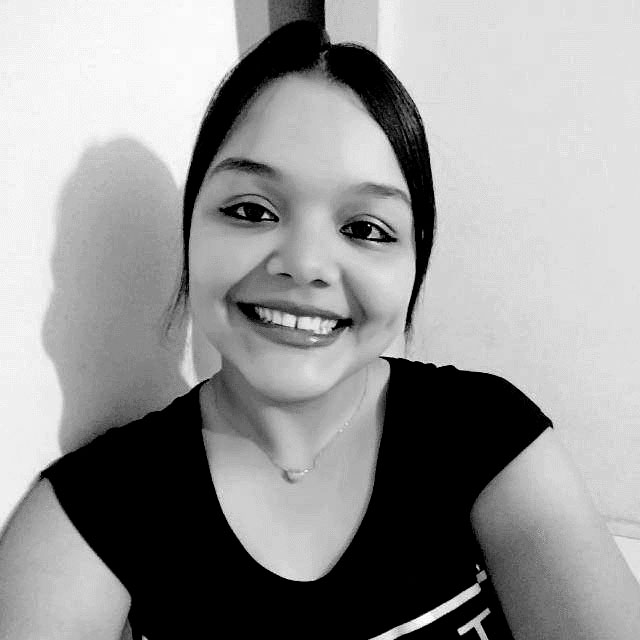
#> input picture img/ingrid.jpg, 640 x 640 px
$ python rotacao.py
#> lines starting #> are read from the running program, lines starting #| are printed output that depends on the picture
import cv2
import numpy as np

img = cv2.imread('img/ingrid.jpg', 0)
#> img is the input picture: shape (640, 640); min 0, max 255, mean 149.8
img90 = np.rot90(img)
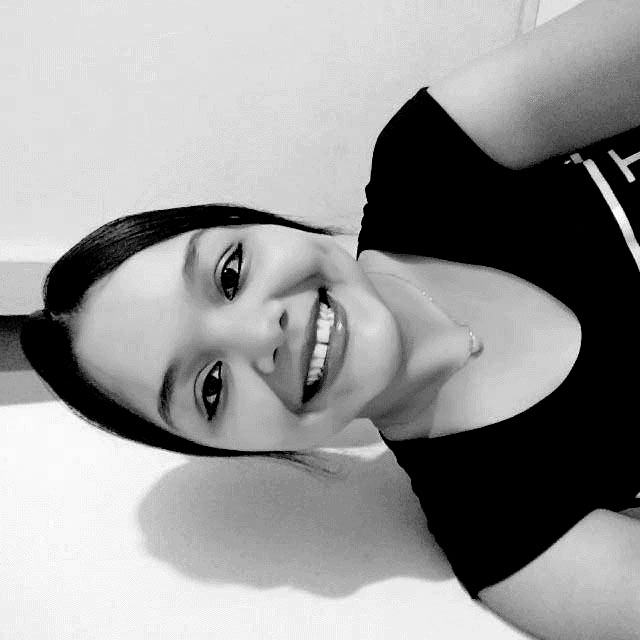
#> img90: shape (640, 640); min 0, max 255, mean 149.8
cv2.imshow('', img90)
cv2.waitKey(0)
